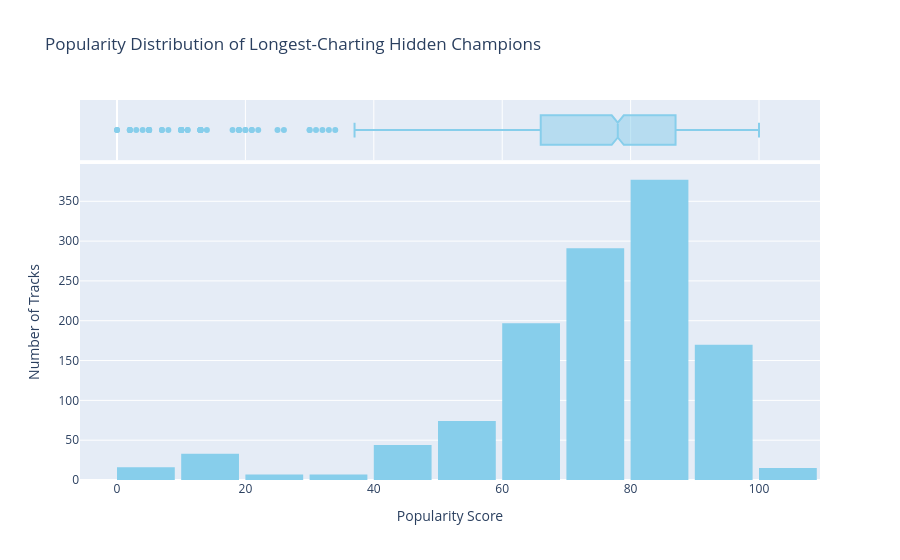

The code cell stored with this chart in its notebook:
### Markdown cell above
#### Visual: Popularity Distribution of Longest-Charting Hidden Champions

This histogram (with an overlaid boxplot) shows the **popularity scores of artists** behind the longest-charting hidden champions.

- **X-axis:** Artist popularity score  
- **Y-axis:** Number of tracks  
- **Distribution:** Most tracks are created by artists with **moderate to high popularity**, though some lesser-known artists also appear  
- **Boxplot overlay:** Highlights the **median, interquartile range, and outliers** for popularity

### Code cell
# Popularity Distribution (Artist-Level)

# Create histogram with boxplot overlay
fig = px.histogram(
    longest_charting_exploded,
    x='popularity',
    nbins=20,
    marginal='box',   # adds a boxplot on top
    color_discrete_sequence=['skyblue'],
    title='Popularity Distribution of Longest-Charting Hidden Champions',
    labels={'popularity':'Popularity Score', 'count':'Number of Tracks'}
)
fig.update_layout(
    xaxis_title='Popularity Score',
    yaxis_title='Number of Tracks',
    bargap=0.1
)
fig.show()

### Figure 1 — Plotly figure (JSON) as saved in the notebook; plotly's stock layout.template omitted (floating-point values rounded to 4 significant figures; data arrays with more than 128 entries replaced by an {"elided": "..."} marker saying what was removed)
{"data": [{"bingroup": "x", "hovertemplate": "Popularity Score=%{x}<br>count=%{y}<extra></extra>", "legendgroup": "", "marker": {"color": "skyblue", "pattern": {"shape": ""}}, "name": "", "nbinsx": 20, "orientation": "v", "showlegend": false, "type": "histogram", "x": {"elided": "1231 int values"}, "xaxis": "x", "yaxis": "y"}, {"hovertemplate": "Popularity Score=%{x}<extra></extra>", "legendgroup": "", "marker": {"color": "skyblue"}, "name": "", "notched": true, "showlegend": false, "type": "box", "x": {"elided": "1231 int values"}, "xaxis": "x2", "yaxis": "y2"}], "layout": {"bargap": 0.1, "barmode": "relative", "legend": {"tracegroupgap": 0}, "title": {"text": "Popularity Distribution of Longest-Charting Hidden Champions"}, "xaxis": {"anchor": "y", "domain": [0, 1], "title": {"text": "Popularity Score"}}, "xaxis2": {"anchor": "y2", "domain": [0, 1], "matches": "x", "showgrid": true, "showticklabels": false}, "yaxis": {"anchor": "x", "domain": [0, 0.8316], "title": {"text": "Number of Tracks"}}, "yaxis2": {"anchor": "x2", "domain": [0.8416, 1], "matches": "y2", "showgrid": false, "showline": false, "showticklabels": false, "ticks": ""}}}
